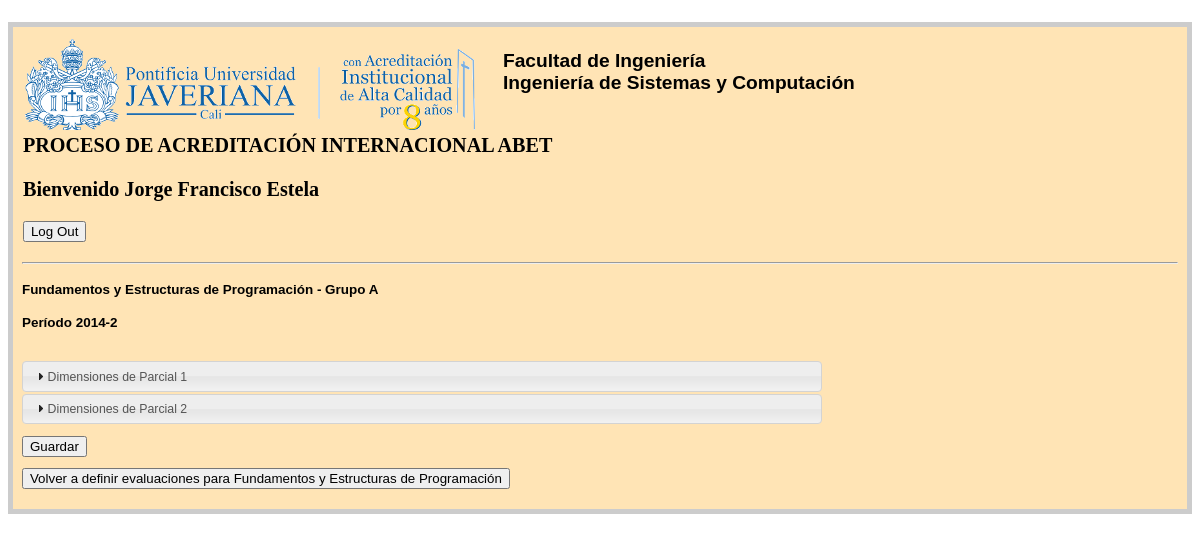
The app's page /2014-2/300CIP002/A/assessments (signed in) with its own data.
### tables this page shows
CREATE TABLE ACREDITACION_ABET 
(
        -- Ej. 40
	ID_CARRERA INT NOT NULL,
        -- Ej. Ingenier�a de Sistemas y Computaci�n
	NOMBRE_CARRERA TEXT NOT NULL,
        -- Ej. 2014-1
	PERIODO TEXT NOT NULL,
	      -- Ej. 3, 5
	RELEVANCIA INT NOT NULL,

	PRIMARY KEY (ID_CARRERA, PERIODO)
);

CREATE TABLE ASIGNATURA
(
	ID INTEGER PRIMARY KEY AUTOINCREMENT,
        -- C�digo de la Asignatura. Ej. 300CIP001
	CODIGO TEXT NOT NULL,
        -- Ej. A
	GRUPO TEXT NOT NULL,
        -- Ej. INTRODUCCION A LA PROGRAMACION
	NOMBRE CHAR(50) NOT NULL,
        -- Ej. 40
	ID_CARRERA INT NOT NULL,
        -- Ej. 0012941
	ID_PROFESOR INT NOT NULL,
        -- Ej. 2013-2
  PERIODO TEXT NOT NULL,

	FOREIGN KEY (ID_CARRERA, PERIODO)
	REFERENCES ACREDITACION_ABET (ID_CARRERA, PERIODO),
	FOREIGN KEY (ID_PROFESOR)
	REFERENCES PROFESOR (ID),
	UNIQUE (CODIGO, GRUPO, PERIODO)
);

CREATE TABLE INSTRUMENTO  ( 
		-- Identificaci�n para la Evaluacion.
	ID_EVALUACION INTEGER PRIMARY KEY AUTOINCREMENT,
		-- Id de la Asignatura.
	ASIGNATURA INT NOT NULL,
		-- Ej. Exposicion, Parcial 1, Proyecto
	EVALUACION TEXT NOT NULL,
		-- Porcentaje de la evaluacion con respecto a la nota total de la asignatura
	PORCENTAJE INT NOT NULL,

	FOREIGN KEY (ASIGNATURA)
	REFERENCES ASIGNATURA (ID)
);

### main.py (the view)
@app.route('/<periodo>/<codigo>/<grupo>/assessments', methods=['GET', 'POST'])
@login_required
def indicadores(periodo, codigo, grupo):
    db = get_db()
    cur1 = db.execute(
        "select d.nombre, d.codigo, d.grupo, d.periodo, d.id, d.id_carrera, e.nombre_carrera \
        from asignatura as d, acreditacion_abet as e \
        where d.codigo=? and d.grupo=? and d.periodo=? and d.id_carrera = e.id_carrera",
        [codigo, grupo, periodo])
    detalles = cur1.fetchall()[0]
    cur2 = db.execute(
        "select d.evaluacion, d.id_evaluacion, e.competencia, e.porcentaje, f.descripcion \
        from instrumento as d, (select * from porcentaje_abet as pa inner join Descripcion_A_K as dsak on pa.Id_COMPETENCIA = dsak.competencia) as e, resultado_de_programa as f \
        where e.porcentaje > 0 and d.id_evaluacion = e.evaluacion and e.competencia = f.id and e.asignatura=? \
            and f.carrera=? \
        order by d.id_evaluacion",
        [detalles[4], detalles[5]])
    resprog = cur2.fetchall()
    cur3 = db.execute(
        "select d.evaluacion, e.competencia, e.porcentaje, e.superior \
        from instrumento as d, (select * from porcentaje_abet as pa inner join Descripcion_A_K as dsak on pa.Id_COMPETENCIA = dsak.competencia) as e, indicador_de_desempeno as f \
        where d.id_evaluacion = e.evaluacion and f.id = e.competencia and e.nivel = 3 and d.asignatura = ?",[detalles[4]])
    porcindicadores = cur3.fetchall()
    inst = []
    i = 0
    while i < len(resprog):
        temp1 = []
        numero = resprog[i][1]
        temp1.append(resprog[i])
        if i >= len(resprog) - 1:
            break
        i = i + 1
        while numero == resprog[i][1]:
            temp1.append(resprog[i])
            if i >= len(resprog) - 1:
                break
            i = i + 1
        for j in range(len(temp1)):
            temp2 = list(temp1[j])
            temp3 = []
            k = 0
            while k < len(porcindicadores):
                if porcindicadores[k][0] == temp1[j][0] and porcindicadores[k][3] == temp1[j][2]:
                    temp3.append([porcindicadores[k][1], porcindicadores[k][2]])
                    del porcindicadores[k]
                else:
                    k = k + 1
            temp3.insert(0, len(temp3))
            temp2.append(temp3)
            temp1[j] = tuple(temp2)
        inst.append(temp1)
    cur4 = db.execute(
        "select id, descripcion, resultado_de_programa from indicador_de_desempeno where carrera=?",
        [detalles[5]])
    usuario = session['id_prof'][1] if 'id_prof' in session else session['user']
    power = session['lvl']
    entries = {'detalles': detalles, 'resprog': inst, 'indicdesemp': cur4.fetchall(), 'usuario' : usuario, 'permisos' : power }
    return render_template('assessments.html', entries=entries)

### main.py (called while the page is built)
def connect_db():
    return sqlite3.connect(app.config['DATABASE'])

def get_db():
    if not hasattr(g, 'sqlite_db'):
        g.sqlite_db = connect_db()
    return g.sqlite_db

def login_required(f):
   @wraps(f)
   def wrap(*args, **kwargs):
       if 'logged_in' in session:
           return f(*args, **kwargs)
       else:
           return redirect(url_for('login'))
   return wrap

### templates/assessments.html (shortened to what this page needs)
<!doctype html lang="es">
<head>
    <link rel="stylesheet" href="http://code.jquery.com/ui/1.10.4/themes/smoothness/jquery-ui.css">
    <link rel=stylesheet type=text/css href="{{ url_for('static', filename='style.css') }}">
</head>
<body onload="sumarPorcentajes()">
<div class=page>
  {% block body %}
  <table>
  <tr>
    <td><img src="../../../static/logo.png"></td>
    <td width="20">&nbsp;</td>
    <td><h4>Facultad de Ingeniería<br>{{entries.detalles[6]}}</h4></td>
  </tr>
  </table>
  <h1>PROCESO DE ACREDITACIÓN INTERNACIONAL ABET <form action="{{ url_for('logout')}}"><p>Bienvenido {{ entries.usuario }} </p>
        <input type=submit value='Log Out'>
        </form></h1>
  <hr>
  <h4>{{ entries.detalles[0] }} - Grupo {{ entries.detalles[2] }}</h4>
  <h4>Período {{ entries.detalles[3] }}</h4>
  <br>
  <form name="forma" id="forma" action="{{ url_for('guardarPesosIndicadores', periodo=entries.detalles[3], codigo=entries.detalles[1], grupo=entries.detalles[2])}}" method=post>
  <div class="wrapper">
  <div id="accordion">
    {% for inst in entries.resprog %}
    <h5>Dimensiones de {{ inst[0][0] }}</h5>
    {% endfor %}
  </div>
  </div>
  <br>
  <input type=submit id="guardarNotas" onmouseover="Endisable()" value='Guardar'>
  </form>
  <form name="botonvolver"  action="{{ url_for('instrumentos', periodo=entries.detalles[3], codigo=entries.detalles[1], grupo=entries.detalles[2])}}">
    <input type=submit  onmouseover="Endisable()"  value='Volver a definir evaluaciones para {{entries.detalles[0]}}'>
  </form>
  {% endblock %}
</div>
</body>

### static/style.css (style rules this page uses)
body { font-family: sans-serif; }
a, h1, h2 { color: #377ba8; }
h1, h2 { color: black; }
h1, h2, h3 { font-family: 'Georgia', serif; margin: 1; }
h1 { font-size: 1.8em; }
h4 { font-size: 1.2em; }
h5 { font-size: 1em; }
.page { margin: 2em auto; width: 50em auto; height: 50em auto; border: 5px solid #ccc; padding: 0.8em; background: rgb(255,228,181); }

### templates/assessments.html (style rules this page uses)
.wrapper { width: 800px; }

### records on screen
ACREDITACION_ABET: NOMBRE_CARRERA "Ingeniería de Sistemas y Computación"
ASIGNATURA: NOMBRE "Fundamentos y Estructuras de Programación", GRUPO "A", PERIODO "2014-2", NOMBRE "Volver a definir evaluaciones para Fundamentos y Estructuras de Programación"
INSTRUMENTO: EVALUACION "Parcial 1"
INSTRUMENTO: EVALUACION "Parcial 2"

### other values on screen
{{ entries.usuario }} "Jorge Francisco Estela"
